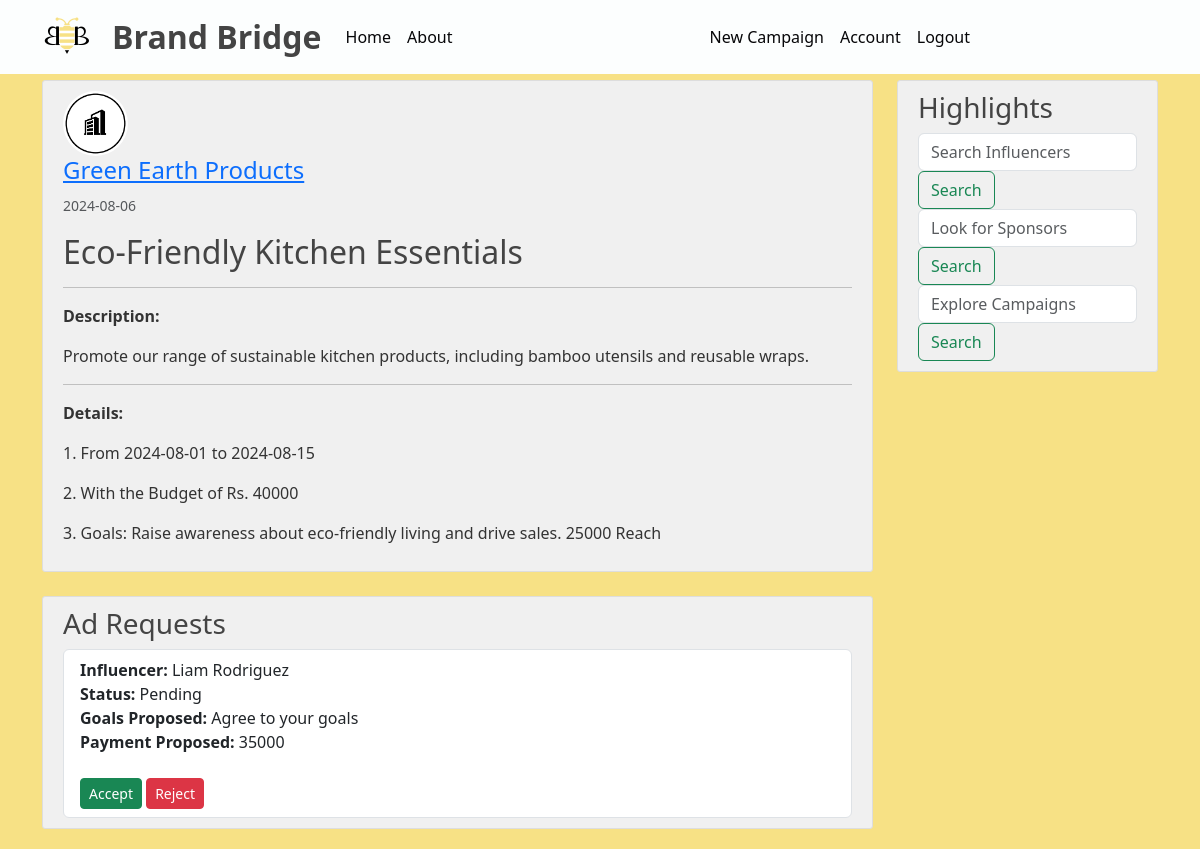
The page /post/2 (signed in) on the database its author committed.
### BrandBridge/models.py (models this page shows, shortened)
class Sponsor(db.Model, UserMixin):
    id = db.Column(db.Integer, primary_key=True)
    email = db.Column(db.String(120), unique=True, nullable=False)
    company_name = db.Column(db.String(40), unique=True, nullable=False)
    industry = db.Column(db.String(40), nullable=False)
    budget = db.Column(db.String(15), nullable=False)
    image_file = db.Column(db.String(20), nullable=False, default='default_company.png')
    password = db.Column(db.String(60), nullable=False)
    campaigns = db.relationship('Campaign', backref='owner', lazy=True)
    def is_sponsor(self):
        return True
    def is_influencer(self):
        return False

class Campaign(db.Model):
    id = db.Column(db.Integer, primary_key=True)
    title = db.Column(db.String(100), nullable=False)
    desc = db.Column(db.Text, nullable=False)
    date_posted = db.Column(db.DateTime, nullable=False, default=lambda: datetime.now(timezone("Asia/Kolkata")))
    start_date = db.Column(db.DateTime, nullable=False)
    end_date = db.Column(db.DateTime, nullable=False)
    budget = db.Column(db.String(15), nullable=False)
    goals = db.Column(db.Text, nullable=False)
    sponsor_id = db.Column(db.Integer, db.ForeignKey('sponsor.id'), nullable=False)
    ad_requests = db.relationship('AdRequest', backref='campaign', lazy=True)

class AdRequest(db.Model):
    id = db.Column(db.Integer, primary_key=True)
    campaign_id = db.Column(db.Integer, db.ForeignKey('campaign.id'), nullable=False)
    influencer_id = db.Column(db.Integer, db.ForeignKey('influencer.id'), nullable=False)
    messages = db.Column(db.Text, nullable=True)
    requirements = db.Column(db.Text, nullable=False, default='None')
    payment_amount = db.Column(db.Integer, nullable=False)
    status = db.Column(db.String(10), nullable=False, default='Pending')  # 'Pending', 'Accepted', 'Rejected'

class Influencer(db.Model, UserMixin):
    id = db.Column(db.Integer, primary_key=True)
    email = db.Column(db.String(120), unique=True, nullable=False)
    name = db.Column(db.String(40), nullable=False)
    niche = db.Column(db.String(40), nullable=False)
    reach = db.Column(db.Integer, nullable=False)  # e.g., number of followers
    image_file = db.Column(db.String(20), nullable=False, default='default.jpg')
    password = db.Column(db.String(60), nullable=False)
    ad_requests = db.relationship('AdRequest', backref='influencer', lazy=True)

### BrandBridge/routes.py (the view)
@app.route("/post/<int:campaign_id>")
@login_required
def campaign(campaign_id):
    campaign = Campaign.query.get_or_404(campaign_id)
    ad_requests = AdRequest.query.filter_by(campaign_id=campaign_id).all()
    return render_template('campaign.html', title=campaign.title, campaign=campaign, ad_requests=ad_requests)

### BrandBridge/models.py (called while the page is built)
@login_manager.user_loader
def load_user(user_id):
    who = session.get('who')
    if who=='sponsor':
        return Sponsor.query.get(int(user_id))
    elif who=='influencer':
        return Influencer.query.get(int(user_id))

### BrandBridge/templates/campaign.html (shortened to what this page needs)
{% extends "layout.html" %}
{% block content %}
<article class="media content-section">
    <img class="rounded-circle article-img" src="{{ url_for('static', filename='profile_pics/'+campaign.owner.image_file) }}">
    <div class="ml-3">
        <h4><a class="mr-2" href="{{ url_for('sponsor_campaigns', company_name=campaign.owner.company_name) }}">{{ campaign.owner.company_name }}</a></h4>
        <small class="text-muted">{{ campaign.date_posted.strftime('%Y-%m-%d') }}</small>
    </div>
    <div class="media-body mt-3">
        <h2 class="article-title">{{ campaign.title }}</h2>
        <hr>
        <p class="article-content"><b>Description:</b></p>
        <p class="article-content">{{ campaign.desc }}</p>
        <hr>
        <p class="article-content"><b>Details:</b></p>
        <p class="article-content">1. From {{ campaign.start_date.strftime('%Y-%m-%d') }} to {{ campaign.end_date.strftime('%Y-%m-%d') }}</p>
        <p class="article-content">2. With the Budget of Rs. {{ campaign.budget }}</p>
        <p class="article-content">3. Goals: {{ campaign.goals }}</p>
    </div>
</article>
{% if current_user.is_sponsor() %}
    <div class="content-section mt-4">
        <h3>Ad Requests</h3>
        {% if ad_requests %}
            <ul class="list-group">
                {% for ad_request in ad_requests %}
                    <li class="list-group-item">
                        <strong>Influencer:</strong> {{ ad_request.influencer.name }} <br>
                        <strong>Status:</strong> {{ ad_request.status }} <br>
                        <strong>Goals Proposed:</strong> {{ ad_request.messages }} <br>
                        <strong>Payment Proposed:</strong> {{ ad_request.payment_amount }} <br>
                        <br>
                        {% if ad_request.status == 'Pending' %}
                            <form action="{{ url_for('accept_ad_request', ad_request_id=ad_request.id) }}" method="POST" class="d-inline">
                                <input type="submit" class="btn btn-success btn-sm" value="Accept">
                            </form>
                            <form action="{{ url_for('reject_ad_request', ad_request_id=ad_request.id) }}" method="POST" class="d-inline">
                                <input type="submit" class="btn btn-danger btn-sm" value="Reject">
                            </form>
                        {% endif %}
                    </li>
                {% endfor %}
            </ul>
        {% else %}
            <p>No ad requests for this campaign.</p>
        {% endif %}
    </div>
{% endif %}
{% endblock content %}

### BrandBridge/static/main.css (style rules this page uses)
body { background: #f7e185; color: #333333; margin-top: 5rem; }
h1, h2, h3, h4, h5, h6 { color: #444444; }
.content-section { background: #f0f0f0; padding: 10px 20px; border: 1px solid #dddddd; border-radius: 3px; margin-bottom: 20px; }
.article-title { color: #444444; }
.article-content { white-space: pre-line; }
.article-img { height: 65px; width: 65px; margin-right: 16px; }

### rows shown on the page
Sponsor: image_file (placeholder picture), owner.company_name "Green Earth Products"
Campaign: date_posted "2024-08-06", title "Eco-Friendly Kitchen Essentials", desc "Promote our range of sustainable kitchen products, including bamboo utensils and reusable wraps.", start_date "2024-08-01", end_date "2024-08-15", budget "40000", goals "Raise awareness about eco-friendly living and drive sales. 25000 Reach"
AdRequest: influencer.name "Liam Rodriguez", status "Pending", messages "Agree to your goals", payment_amount "35000"
